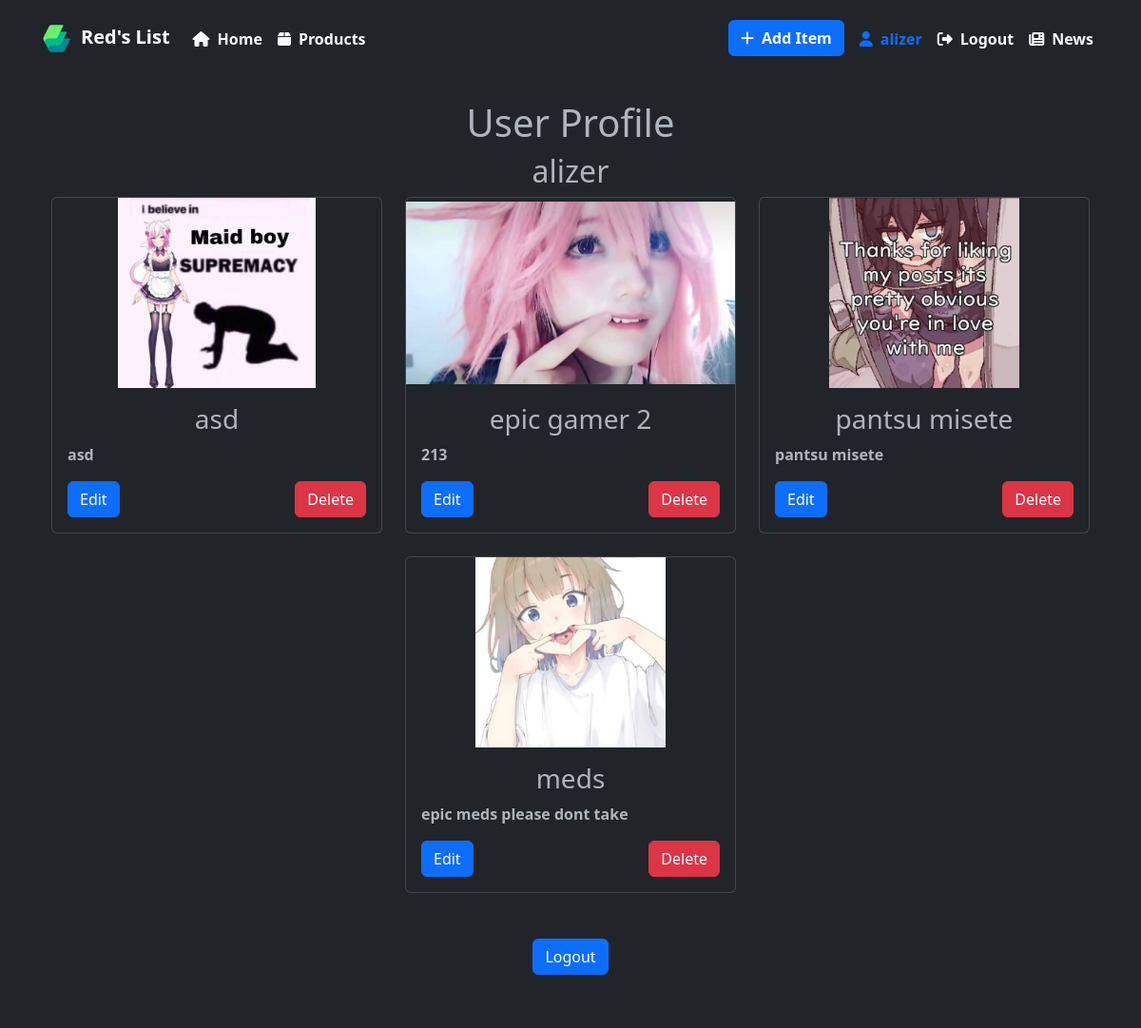
The app's page /profile (signed in) with its own data.
### app.py (models this page shows, shortened)
class User(db.Model, UserMixin):
    id = db.Column(db.Integer, primary_key=True)
    username = db.Column(db.String(80), unique=True, nullable=False)
    password_hash = db.Column(db.String(128), nullable=False)
    email = db.Column(db.String(120), unique=True, nullable=False)
    is_admin = db.Column(db.Boolean, default=False)
    is_owner = db.Column(db.Boolean, default=False)
    items = db.relationship('Item', backref='author', lazy=True)
    reset_token = db.Column(db.String(100), unique=True)
    profile_picture = db.Column(db.Text, unique=True)
    news_articles = db.relationship('News', lazy=True)  # Added relationship backref

class Item(db.Model):
    id = db.Column(db.Integer, primary_key=True)
    name = db.Column(db.String(512), nullable=False)
    description = db.Column(db.Text, nullable=False)
    price = db.Column(db.Float, nullable=False)
    stock = db.Column(db.Integer, nullable=False)
    author_id = db.Column(db.Integer, db.ForeignKey('user.id'), nullable=False)
    image_file = db.Column(db.String(512), nullable=False)
    category = db.Column(db.String(512), nullable=False)
    sales = db.relationship('Sales', backref='item', lazy=True)  # One-to-many relationship with Sales

### app.py (the view)
@app.route('/profile')
def profile():
    return render_template('profile.html')

### app.py (called while the page is built)
def check_user(user):
    user = db.session.query(User)
    if user == "None":
        new_user = User(username="DefaultUser", password="testing", email="email@gmail.com")
        db.session.add(new_user)
        db.session.commit()
    return user

@login_manager.user_loader
def load_user(user_id):
    check_user(user_id)
    if user_id is not None:
        return User.query.get(int(user_id))
    return None

### templates/profile.html (shortened to what this page needs)
{% extends 'layout.html' %}
{% block content %}
<div class="container">
    <h1 class="text-center">User Profile</h1>
    <h2 class="text-center">{{ current_user.username }}</h2>
    <div class="row justify-content-center">
        {% for item in current_user.items %}
        <div class="col-md-4">
            <div class="card mb-4 product-card">
                <img src="{{ url_for('static', filename='pics/' + item.image_file) }}" alt="{{ item.name }}" class="card-img-top product-image">
                <div class="card-body">
                    <h3 class="card-title text-center">{{ item.name }}</h3>
                    <p class="card-text">{{ item.description[:30] }}{% if item.description|length > 30 %}... <a href="{{ url_for('product_details', item_id=item.id) }}" class="btn btn-link">See more</a>{% endif %}</p>
                    <div class="d-flex justify-content-between align-items-center">
                        <a href="{{ url_for('edit_product', item_id=item.id) }}" class="btn btn-primary">Edit</a>
                        <form action="{{ url_for('delete_product', item_id=item.id) }}" method="POST" class="d-inline">
                            <button type="submit" class="btn btn-danger">Delete</button>
                        </form>
                    </div>
                </div>
            </div>
        </div>
        {% endfor %}
    </div>
    <div class="text-center mt-4">
        <a href="{{ url_for('logout') }}" class="btn btn-primary">Logout</a>
    </div>
</div>
{% endblock %}

### templates/layout.html (shortened to what this page needs)
<!DOCTYPE html>
<html>
<head>
    <link rel="stylesheet" type="text/css" href="{{ url_for('static', filename='style.css') }}">
    <link href="https://cdn.jsdelivr.net/npm/bootstrap@5.3.0-alpha3/dist/css/bootstrap.min.css" rel="stylesheet"
>
</head>
<body data-bs-theme="dark">
    <header>
        <nav class="navbar navbar-expand-lg navbar-dark bg-dark">
            <div class="container">
                <a class="navbar-brand" href="{{ url_for('home') }}"><img src="/static/pics/icon.png"
                        class="img-fluid me-2" style="height: 35px; width: 35px" />Red's List</a>
                <div class="collapse navbar-collapse" id="navbarNav">
                    <ul class="navbar-nav">
                        <li class="nav-item">
                            <a class="nav-link text-light" href="{{ url_for('home') }}"><i
                                    class="fa-solid fa-house me-2"></i>Home</a>
                        </li>
                        <li class="nav-item">
                            <a class="nav-link text-light" href="{{ url_for('products') }}"><i
                                    class="fa-solid fa-box me-2"></i>Products</a>
                        </li>
                            </ul>
                    <ul class="navbar-nav ms-auto">
                        {% if current_user.is_authenticated %}
                        <li class="nav-item">
                            <a href="{{ url_for('add_item') }}" class="btn btn-primary fw-bold text-light me-2"><i
                                    class="fa-solid fa-plus me-2"></i>Add Item</a>
                        </li>
                        <li class="nav-item">
                            <a href="{{ url_for('profile') }}" class="nav-link text-primary"><i
                                    class="fa-solid fa-user me-2"></i>{{ current_user.username }}</a>
                        </li>
                        <li class="nav-item">
                            <a href="{{ url_for('logout') }}" class="nav-link text-light"><i
                                    class="fa-solid fa-right-from-bracket me-2"></i>Logout</a>
                        </li>
                        <li class="nav-item">
                            <a href="{{ url_for('news') }}" class="nav-link text-light"><i
                                    class="fa-solid fa-newspaper me-2"></i>News</a>
                        </li>
                        {% endif %}
                    </ul>
                </div>
            </div>
        </nav>
    </header>
    <main class="container py-4">
        <div class="row">
            <div class="col">
                {% block content %}
                {% endblock %}
            </div>
        </div>
    </main>
    <footer class="bg-dark text-center py-3">
    </footer>
</body>
</html>

### static/style.css (style rules this page uses)
body, ul { margin: 0; padding: 0; }
header { padding: 10px; }
nav { padding: 0; }
nav .navbar-brand { font-weight: bold; }
nav .nav-link { color: #333333; transition: color 0.3s ease; }
main { padding: 20px; }
h1, h2, h3 { margin-bottom: 20px; }
.product-image { object-fit: contain; width: 200px; height: 200px; }
footer { padding: 10px; text-align: center; }
* { font-weight: bolder; }
h1 { color: white; }

### records on screen
User: username "alizer"
Item: image_file (picture), name "asd", description "asd"
Item: image_file (picture), name "epic gamer 2", description "213"
Item: image_file (picture), name "pantsu misete", description "pantsu misete"
Item: image_file (picture), name "meds", description "epic meds please dont take"
